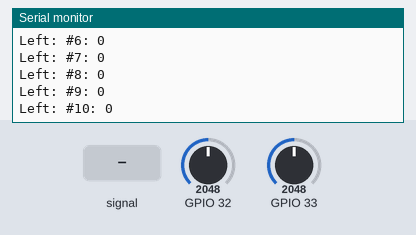
Bench run of a sketch on a simulated ESP32. Parts: the last lines printed to the serial monitor. Inputs (shaded band) come from the test bench; at power-on: GPIO 33 = 2048, GPIO 32 = 2048 (analog values on the 0–4095 scale).

Above: at 1.2 s.
1.3 s: GPIO 33 fed a 200 Hz sine of ±327 counts around its level
At 1.41 s:
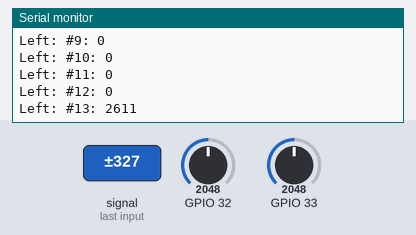
2.8 s: GPIO 33 set to 2866
At 2.81 s:
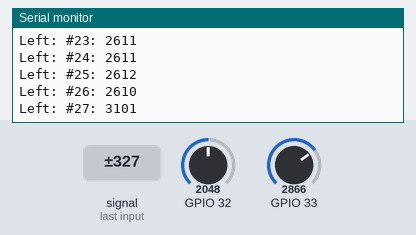
Timing chart, 0 to 5.8 s (numbered marks = the images above; inputs shaded):
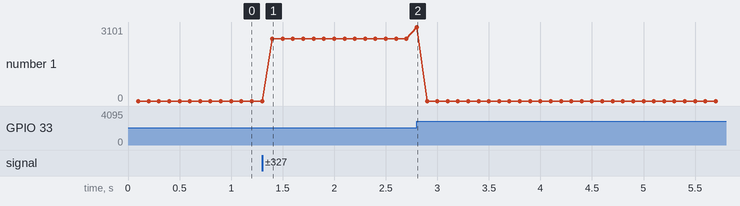

Measured:
- after the input at 1.3 s, the serial monitor: prints a new line after 0.10 s (image 1)
- plotted number 1: 0 → 2610 after the input at 1.3 s

The sketch:

double_p2p.ino
```cpp
#include <driver/adc.h>

#define MICR_PIN          A7
#define MICL_PIN          A9

const unsigned int SAMPLEWINDOW = 100;   // Represents quantum unit to be considered by machine learning, in milliseconds
unsigned long start_time = 0;            // Time (in milliseconds) when sampling started

const int sampleWindow = 25; // Sample window width in mS
unsigned int sample_left;
unsigned int sample_right;
unsigned int total_left;
unsigned int total_right;

void setup() {
  Serial.begin(9600);
//  analogReadResolution(10);
//  adcAttachPin(MICR_PIN);
//  adcAttachPin(MICL_PIN);
  analogReadResolution(12);
  start_time = millis();
}

void loop() {
  unsigned long window_num = (millis() - start_time) / 100;
  total_left = 0;
  total_right = 0;

  for (int i = 0; i < 4; i++)
  {
    unsigned long startMillis = millis(); // Start of sample window
    unsigned int p2p_left = 0;   // peak-to-peak level
    unsigned int p2p_right = 0;   // peak-to-peak level

    unsigned int signal_max_left = 0;
    unsigned int signal_max_right = 0;
    unsigned int signal_min_left = 4096;
    unsigned int signal_min_right = 4096;

    while (millis() - startMillis < sampleWindow)
    {
//      analogSetAttenuation(ADC_ATTEN_2_5db);
      adc1_config_channel_atten(ADC1_CHANNEL_5, ADC_ATTEN_0db);
      adc1_config_width(ADC_WIDTH_BIT_12);
      unsigned int sample_left = adc1_get_raw(ADC1_CHANNEL_5);
//      unsigned int sample_left = analogRead(MICL_PIN);
//      analogSetAttenuation(ADC_ATTEN_2_5db);
      adc1_config_channel_atten(ADC1_CHANNEL_4, ADC_ATTEN_0db);
      adc1_config_width(ADC_WIDTH_BIT_12);
      unsigned int sample_right = adc1_get_raw(ADC1_CHANNEL_4);
//      unsigned int sample_right = analogRead(MICR_PIN);
      if (sample_left < 4096 && sample_right < 4096)  // toss out spurious readings
      {
        if (sample_left > signal_max_left)
        {
          signal_max_left = sample_left;  // save just the max levels
        }
        else if (sample_left < signal_min_left)
        {
          signal_min_left = sample_left;  // save just the min levels
        }

        if (sample_right > signal_max_right)
        {
          signal_max_right = sample_right;  // save just the max levels
        }
        else if (sample_right < signal_min_right)
        {
          signal_min_right = sample_right;  // save just the min levels
        }
      }
    }
    p2p_left = signal_max_left - signal_min_left ;  // max - min = peak-peak amplitude
    p2p_right = signal_max_right - signal_min_right ;  // max - min = peak-peak amplitude
    total_left += p2p_left;
    total_right += p2p_right;
  }

  Serial.print("Left: #");
  Serial.print(window_num);
  Serial.print(": ");
  Serial.println(total_left);
//  Serial.print("Right: #");
//  Serial.print(window_num);
//  Serial.print(": ");
//  Serial.println(total_right);
}
```
